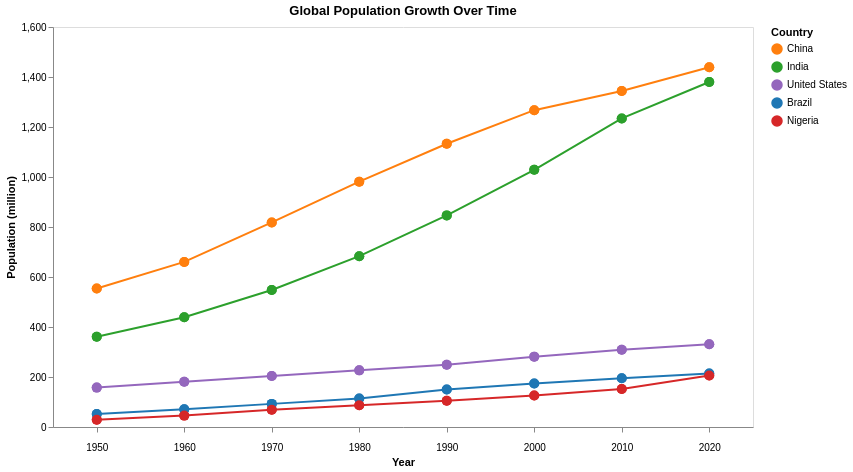

Vega-Lite specification for this chart:
### Vega-Lite specification from a JSON file in a GitHub repository (floating-point values rounded to 4 significant figures)
{"$schema": "https://vega.github.io/schema/vega-lite/v5.json", "title": "Global Population Growth Over Time", "data": {"values": [{"Country": "China", "Year": 1950, "Population": 554005000, "Continent": "Asia"}, {"Country": "China", "Year": 1960, "Population": 660330000, "Continent": "Asia"}, {"Country": "China", "Year": 1970, "Population": 818315000, "Continent": "Asia"}, {"Country": "China", "Year": 1980, "Population": 981235000, "Continent": "Asia"}, {"Country": "China", "Year": 1990, "Population": 1133020000, "Continent": "Asia"}, {"Country": "China", "Year": 2000, "Population": 1267320000, "Continent": "Asia"}, {"Country": "China", "Year": 2010, "Population": 1344130000, "Continent": "Asia"}, {"Country": "China", "Year": 2020, "Population": 1439323776, "Continent": "Asia"}, {"Country": "India", "Year": 1950, "Population": 361000000, "Continent": "Asia"}, {"Country": "India", "Year": 1960, "Population": 439235000, "Continent": "Asia"}, {"Country": "India", "Year": 1970, "Population": 548159000, "Continent": "Asia"}, {"Country": "India", "Year": 1980, "Population": 683329000, "Continent": "Asia"}, {"Country": "India", "Year": 1990, "Population": 846387000, "Continent": "Asia"}, {"Country": "India", "Year": 2000, "Population": 1028690000, "Continent": "Asia"}, {"Country": "India", "Year": 2010, "Population": 1234280000, "Continent": "Asia"}, {"Country": "India", "Year": 2020, "Population": 1380004385, "Continent": "Asia"}, {"Country": "United States", "Year": 1950, "Population": 157553000, "Continent": "North America"}, {"Country": "United States", "Year": 1960, "Population": 180671000, "Continent": "North America"}, {"Country": "United States", "Year": 1970, "Population": 203984000, "Continent": "North America"}, {"Country": "United States", "Year": 1980, "Population": 226542000, "Continent": "North America"}, {"Country": "United States", "Year": 1990, "Population": 248709000, "Continent": "North America"}, {"Country": "United States", "Year": 2000, "Population": 281421000, "Continent": "North America"}, {"Country": "United States", "Year": 2010, "Population": 308745538, "Continent": "North America"}, {"Country": "United States", "Year": 2020, "Population": 331002651, "Continent": "North America"}, {"Country": "Brazil", "Year": 1950, "Population": 51910000, "Continent": "South America"}, {"Country": "Brazil", "Year": 1960, "Population": 70700000, "Continent": "South America"}, {"Country": "Brazil", "Year": 1970, "Population": 92500000, "Continent": "South America"}, {"Country": "Brazil", "Year": 1980, "Population": 113800000, "Continent": "South America"}, {"Country": "Brazil", "Year": 1990, "Population": 150000000, "Continent": "South America"}, {"Country": "Brazil", "Year": 2000, "Population": 174000000, "Continent": "South America"}, {"Country": "Brazil", "Year": 2010, "Population": 195000000, "Continent": "South America"}, {"Country": "Brazil", "Year": 2020, "Population": 213993437, "Continent": "South America"}, {"Country": "Nigeria", "Year": 1950, "Population": 28820000, "Continent": "Africa"}, {"Country": "Nigeria", "Year": 1960, "Population": 45600000, "Continent": "Africa"}, {"Country": "Nigeria", "Year": 1970, "Population": 69000000, "Continent": "Africa"}, {"Country": "Nigeria", "Year": 1980, "Population": 87300000, "Continent": "Africa"}, {"Country": "Nigeria", "Year": 1990, "Population": 105000000, "Continent": "Africa"}, {"Country": "Nigeria", "Year": 2000, "Population": 126000000, "Continent": "Africa"}, {"Country": "Nigeria", "Year": 2010, "Population": 152000000, "Continent": "Africa"}, {"Country": "Nigeria", "Year": 2020, "Population": 206139589, "Continent": "Africa"}, {"Country": "China", "Year": 1950, "Population": 554005000, "Continent": "All"}, {"Country": "China", "Year": 1960, "Population": 660330000, "Continent": "All"}, {"Country": "China", "Year": 1970, "Population": 818315000, "Continent": "All"}, {"Country": "China", "Year": 1980, "Population": 981235000, "Continent": "All"}, {"Country": "China", "Year": 1990, "Population": 1133020000, "Continent": "All"}, {"Country": "China", "Year": 2000, "Population": 1267320000, "Continent": "All"}, {"Country": "China", "Year": 2010, "Population": 1344130000, "Continent": "All"}, {"Country": "China", "Year": 2020, "Population": 1439323776, "Continent": "All"}, {"Country": "India", "Year": 1950, "Population": 361000000, "Continent": "All"}, {"Country": "India", "Year": 1960, "Population": 439235000, "Continent": "All"}, {"Country": "India", "Year": 1970, "Population": 548159000, "Continent": "All"}, {"Country": "India", "Year": 1980, "Population": 683329000, "Continent": "All"}, {"Country": "India", "Year": 1990, "Population": 846387000, "Continent": "All"}, {"Country": "India", "Year": 2000, "Population": 1028690000, "Continent": "All"}, {"Country": "India", "Year": 2010, "Population": 1234280000, "Continent": "All"}, {"Country": "India", "Year": 2020, "Population": 1380004385, "Continent": "All"}, {"Country": "United States", "Year": 1950, "Population": 157553000, "Continent": "All"}, {"Country": "United States", "Year": 1960, "Population": 180671000, "Continent": "All"}, {"Country": "United States", "Year": 1970, "Population": 203984000, "Continent": "All"}, {"Country": "United States", "Year": 1980, "Population": 226542000, "Continent": "All"}, {"Country": "United States", "Year": 1990, "Population": 248709000, "Continent": "All"}, {"Country": "United States", "Year": 2000, "Population": 281421000, "Continent": "All"}, {"Country": "United States", "Year": 2010, "Population": 308745538, "Continent": "All"}, {"Country": "United States", "Year": 2020, "Population": 331002651, "Continent": "All"}, {"Country": "Brazil", "Year": 1950, "Population": 51910000, "Continent": "All"}, {"Country": "Brazil", "Year": 1960, "Population": 70700000, "Continent": "All"}, {"Country": "Brazil", "Year": 1970, "Population": 92500000, "Continent": "All"}, {"Country": "Brazil", "Year": 1980, "Population": 113800000, "Continent": "All"}, {"Country": "Brazil", "Year": 1990, "Population": 150000000, "Continent": "All"}, {"Country": "Brazil", "Year": 2000, "Population": 174000000, "Continent": "All"}, {"Country": "Brazil", "Year": 2010, "Population": 195000000, "Continent": "All"}, {"Country": "Brazil", "Year": 2020, "Population": 213993437, "Continent": "All"}, {"Country": "Nigeria", "Year": 1950, "Population": 28820000, "Continent": "All"}, {"Country": "Nigeria", "Year": 1960, "Population": 45600000, "Continent": "All"}, {"Country": "Nigeria", "Year": 1970, "Population": 69000000, "Continent": "All"}, {"Country": "Nigeria", "Year": 1980, "Population": 87300000, "Continent": "All"}, {"Country": "Nigeria", "Year": 1990, "Population": 105000000, "Continent": "All"}, {"Country": "Nigeria", "Year": 2000, "Population": 126000000, "Continent": "All"}, {"Country": "Nigeria", "Year": 2010, "Population": 152000000, "Continent": "All"}, {"Country": "Nigeria", "Year": 2020, "Population": 206139589, "Continent": "All"}]}, "transform": [{"calculate": "datum.Population / 1000000", "as": "Population (million)"}, {"filter": {"selection": "Continent", "field": "Continent", "equal": "Continent"}}], "selection": {"Continent": {"type": "single", "fields": ["Continent"], "bind": {"input": "select", "options": ["All", "Asia", "North America", "South America", "Africa"], "name": "Select Continent"}}}, "mark": {"type": "line", "point": {"filled": true, "size": 100}}, "encoding": {"x": {"field": "Year", "type": "ordinal", "title": "Year", "format": "d", "axis": {"values": [1950, 1960, 1970, 1980, 1990, 2000, 2010, 2020], "labelOverlap": "parity", "labelAngle": 0, "labelPadding": 10}}, "y": {"field": "Population (million)", "type": "quantitative", "title": "Population (million)", "axis": {"tickCount": 10, "grid": false}}, "color": {"field": "Country", "type": "nominal", "scale": {"domain": ["China", "India", "United States", "Brazil", "Nigeria"], "range": ["#ff7f0e", "#2ca02c", "#9467bd", "#1f77b4", "#d62728"]}, "legend": {"title": "Country"}}, "tooltip": [{"field": "Country", "title": "Country"}, {"field": "Year", "title": "Year"}, {"field": "Population (million)", "title": "Population (million)"}]}, "width": 700, "height": 400}
